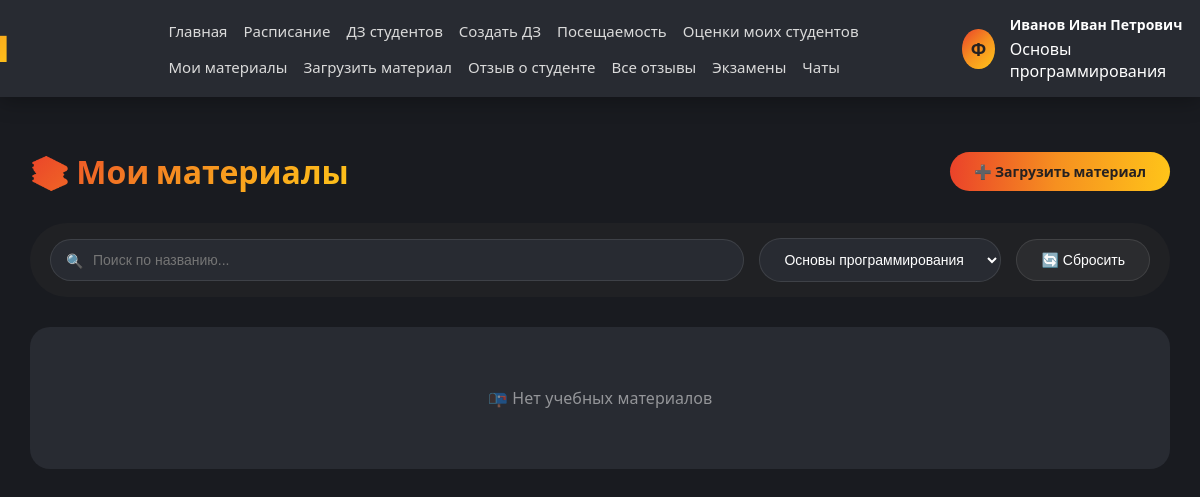
The page /materials/ (signed in) on the database as committed earlier.
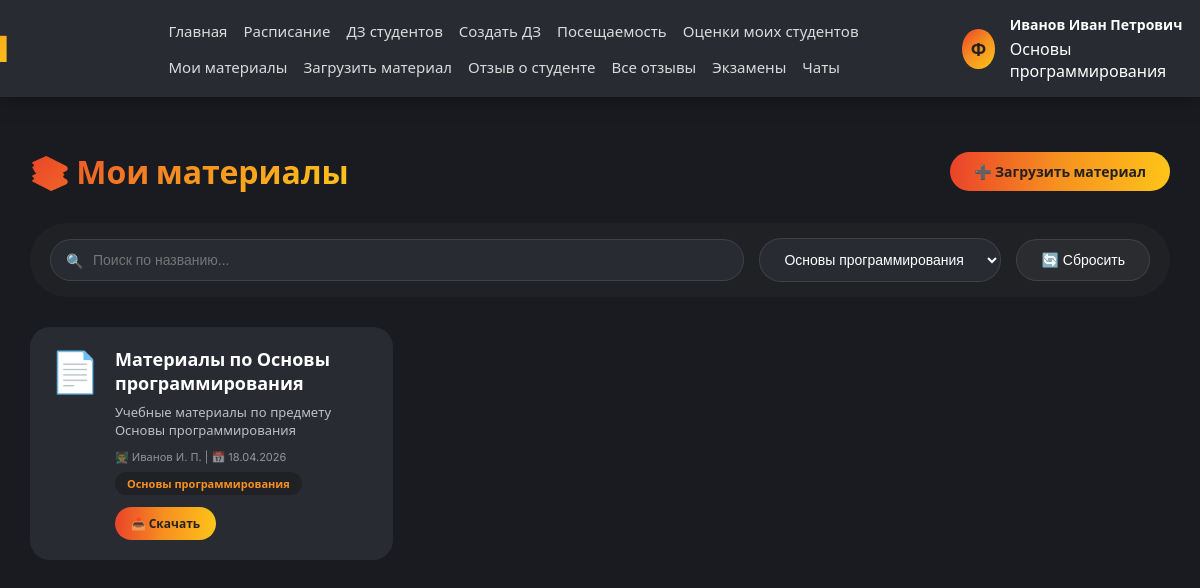
The same page on the database as committed later.
### app/models.py (models this page shows, shortened)
class EducationalMaterial(models.Model):
    title = models.CharField(max_length=200, verbose_name='Название материала')
    file = models.FileField(upload_to='static/image/educational_materials/', verbose_name='Файл материала')
    description = models.TextField(blank=True, null=True, verbose_name='Описание')
    professor = models.ForeignKey(Professor, on_delete=models.CASCADE, verbose_name='Преподаватель')
    groups = models.ManyToManyField(Group, blank=True, verbose_name='Для конкретных групп')
    is_public = models.BooleanField(default=False, verbose_name='Для всех групп')
    subject = models.ForeignKey(Subjects, on_delete=models.CASCADE, null=True, blank=True, verbose_name='Предмет')
    upload_date = models.DateTimeField(auto_now_add=True, verbose_name='Дата загрузки')
    class Meta:
        db_table = 'List_of_educational_materials'
        verbose_name = 'Учебный материал'
        verbose_name_plural = 'Учебные материалы'

class Professor(models.Model):
    name = models.CharField(max_length=30, blank=False, null=False, verbose_name='Имя профессора')
    surname = models.CharField(max_length=30, blank=False, null=False, verbose_name='Фамилия профессора')
    patronymic = models.CharField(max_length=40, blank=False, null=False, verbose_name='Отчество профессора')
    leads_the_subject = models.ForeignKey(Subjects, on_delete=models.CASCADE, verbose_name='Ведет предмет')
    autoriz = models.ForeignKey(Autoriz, on_delete=models.CASCADE, verbose_name='Пользователь')
    class Meta:
        db_table = 'List_of_professors'
        verbose_name = 'Учитель'
        verbose_name_plural = 'Учителя'
    def __str__(self):
        return f"{self.surname} {self.name[0]}. {self.patronymic[0]}."

class Subjects(models.Model):
    name_subject = models.CharField(unique=True, max_length=100, blank=False, null=False, verbose_name='Имя предмета')
    class Meta:
        db_table = 'List_of_subjects'
        verbose_name = 'Предмет'
        verbose_name_plural = 'Предметы'

### app/views.py (the view)
# urls.py: path('materials/', views.educational_materials_view, name='educational_materials_view'),
def educational_materials_view(request):
    if 'user_id' not in request.session:
        return redirect('autoriz_view')
    context = get_user_context(request)
    user = context.get('user')
    try:
        student = Student.objects.get(autoriz=user)
        materials = EducationalMaterial.objects.filter(
            Q(is_public=True) | Q(groups=student.group)
        ).distinct().order_by('-upload_date')
        context['subjects'] = Subjects.objects.all()
        context['user_role'] = 'student'
    except Student.DoesNotExist:
        try:
            professor = Professor.objects.get(autoriz=user)
            materials = EducationalMaterial.objects.filter(professor=professor).order_by('-upload_date')
            context['subjects'] = Subjects.objects.filter(id=professor.leads_the_subject.id)
            context['user_role'] = 'professor'
        except Professor.DoesNotExist:
            materials = EducationalMaterial.objects.all().order_by('-upload_date')
            context['subjects'] = Subjects.objects.all()
            context['user_role'] = 'unknown'
    context['materials'] = materials
    return render(request, 'materials.html', context)

### app/models.py (called while the page is built)
    def get_full_name(self):
        try:
            student = Student.objects.get(autoriz=self)
            return f"{student.surname} {student.name} {student.patronymic}".strip()
        except Student.DoesNotExist:
            try:
                professor = Professor.objects.get(autoriz=self)
                return f"{professor.surname} {professor.name} {professor.patronymic}".strip()
            except Professor.DoesNotExist:
                try:
                    staff = AcademicStaff.objects.get(autoriz=self)
                    return f"{staff.surname} {staff.name} {staff.patronymic}".strip()
                except AcademicStaff.DoesNotExist:
                    return self.user

### templates/materials.html (shortened to what this page needs)
{% extends 'base.html' %}
{% load static %}
{% block extra_css %}
<link rel="stylesheet" href="{% static 'css/materials.css' %}">
{% endblock %}
{% block content %}
<div class="materials-container">
    <div class="page-header">
        <h1 class="page-title">{% if user_role == 'professor' %}📚 Мои материалы{% else %}📚 Учебные материалы{% endif %}</h1>
        {% if user_role == 'professor' %}
        <a href="{% url 'educational_material_create_view' %}" class="btn-create">➕ Загрузить материал</a>
        {% endif %}
    </div>
    <div class="filter-bar">
        <div class="search-wrapper">
            <span class="search-icon">🔍</span>
            <input type="text" id="searchInput" class="search-input" placeholder="Поиск по названию...">
        </div>
        <select id="subjectFilter" class="subject-filter">
            {% if user_role == 'professor' %}
                {% for subject in subjects %}
                <option value="{{ subject.name_subject }}">{{ subject.name_subject }}</option>
                {% endfor %}
            {% else %}
                <option value="all">Все предметы</option>
                {% for subject in subjects %}
                <option value="{{ subject.name_subject }}">{{ subject.name_subject }}</option>
                {% endfor %}
            {% endif %}
        </select>
        <button id="resetFilters" class="reset-btn">🔄 Сбросить</button>
    </div>
    <div class="materials-grid" id="materialsGrid">
        {% for material in materials %}
        <div class="material-card" data-title="{{ material.title|lower }}" data-subject="{{ material.subject.name_subject|default:'Общий' }}">
            <div class="material-icon">📄</div>
            <div class="material-info">
                <h3 class="material-title">{{ material.title }}</h3>
                <p class="material-description">{{ material.description|truncatechars:80|default:'Нет описания' }}</p>
                <div class="material-meta">👨‍🏫 {{ material.professor }} | 📅 {{ material.upload_date|date:"d.m.Y" }}</div>
                <div class="material-subject">
                    <span class="subject-tag">{{ material.subject.name_subject|default:"Общий" }}</span>
                </div>
                <a href="{{ material.file.url }}" class="btn-download" download>📥 Скачать</a>
            </div>
        </div>
        {% empty %}
        <div class="empty-materials">📭 Нет учебных материалов</div>
        {% endfor %}
    </div>
</div>
{% endblock %}

Rows that differ between the two databases and show on the page:
added EducationalMaterial: title "Материалы по Основы программирования", description "Учебные материалы по предмету Основы программирования", professor "Иванов И. П.", upload_date "18.04.2026", subject.name_subject "Основы программирования"
Other text that changed with them:
text no longer shown: "📭 Нет учебных материалов"
